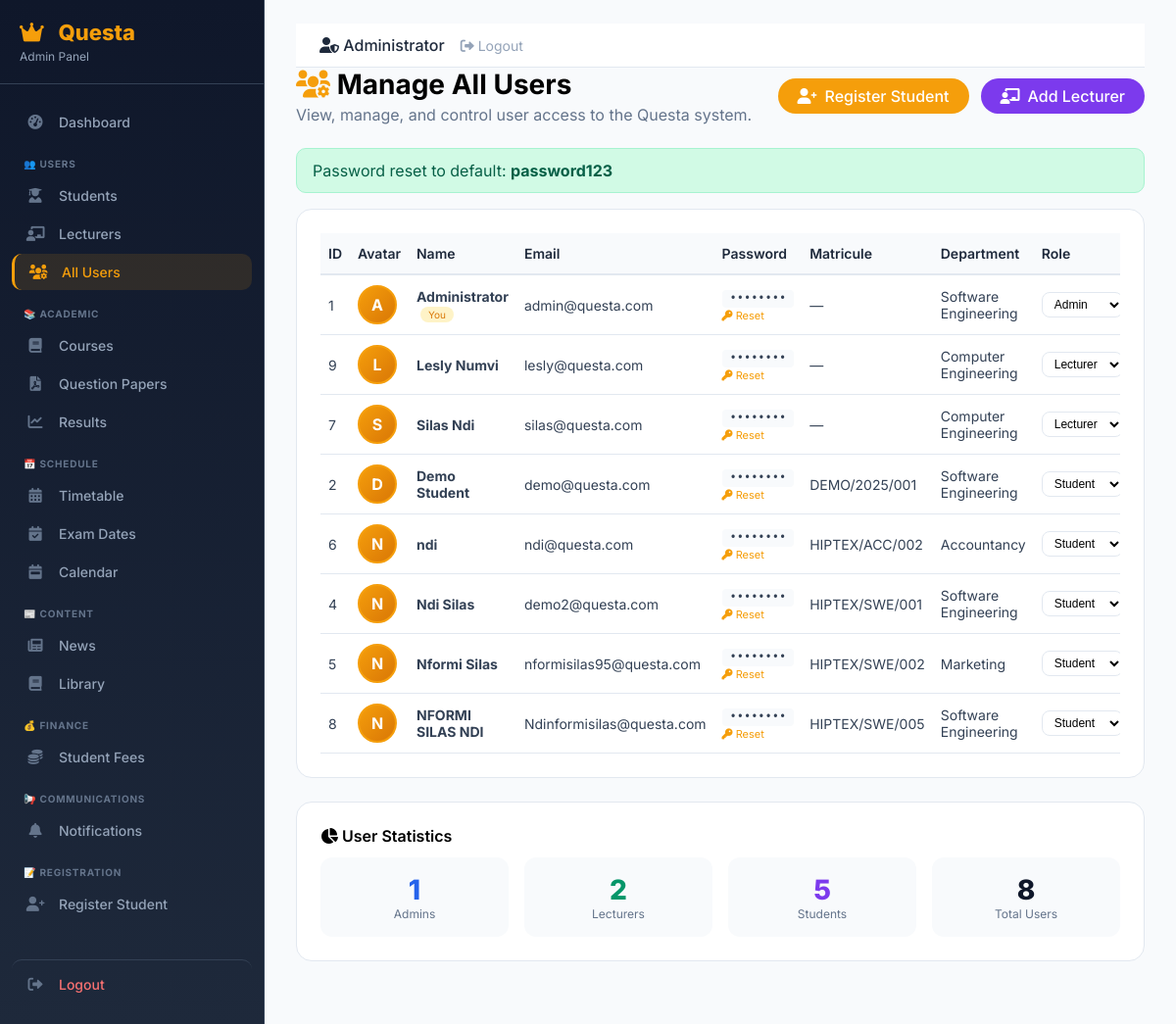
Screenshot of /admin/manage-users.php?resetpass=1 (signed in) with the database file from the repository.
### tables this page shows
CREATE TABLE `users` (
  `id` int(11) NOT NULL,
  `name` varchar(100) NOT NULL,
  `email` varchar(100) NOT NULL,
  `password` varchar(255) NOT NULL,
  `role` enum('admin','lecturer','student') DEFAULT 'student',
  `matricule` varchar(50) DEFAULT NULL,
  `department_id` int(11) DEFAULT NULL,
  `avatar` varchar(255) DEFAULT NULL,
  `created_at` datetime DEFAULT current_timestamp()
);

CREATE TABLE `departments` (
  `id` int(11) NOT NULL,
  `name` varchar(100) NOT NULL,
  `abbreviation` varchar(10) DEFAULT NULL,
  `icon` varchar(50) DEFAULT NULL
);

### admin/manage-users.php (the view, shortened to what this page needs)
<?php
require_once '../includes/config.php';
$message = '';
if (isset($_GET['resetpass']) && is_numeric($_GET['resetpass'])) {
    $message = 'Password reset to default: <strong>password123</strong>';
}
$users = $pdo->query("
    SELECT u.*, d.name as department_name
    FROM users u
    LEFT JOIN departments d ON u.department_id = d.id
    ORDER BY u.role, u.name
")->fetchAll();
include 'header.php';
?>
<div class="admin-main-content">
    <div style="display: flex; justify-content: space-between; align-items: center; flex-wrap: wrap; gap: 16px; margin-bottom: 24px;">
        <div>
            <h1 style="font-size: 28px; font-weight: 700; margin-bottom: 4px;">
                <i class="fas fa-users-cog" style="color: #f59e0b;"></i> Manage All Users
            </h1>
            <p style="color: #64748b;">View, manage, and control user access to the Questa system.</p>
        </div>
        <div style="display: flex; gap: 12px;">
            <a href="register-student.php" class="btn-primary">
                <i class="fas fa-user-plus"></i> Register Student
            </a>
            <a href="manage-lecturers.php" class="btn-primary" style="background: #7c3aed;">
                <i class="fas fa-chalkboard-user"></i> Add Lecturer
            </a>
        </div>
    </div>
    <?php if ($message): ?>
        <div class="alert alert-success"><?php echo $message; ?></div>
    <?php endif; ?>
    <div class="admin-card">
        <div style="overflow-x: auto;">
            <table class="admin-table">
                <thead>
                    <tr>
                        <th>ID</th>
                        <th>Avatar</th>
                        <th>Name</th>
                        <th>Email</th>
                        <th>Password</th>
                        <th>Matricule</th>
                        <th>Department</th>
                        <th>Role</th>
                    </tr>
                </thead>
                <tbody>
                    <?php foreach ($users as $user):
                        $avatarExists = !empty($user['avatar']) && file_exists($user['avatar']);
                        $avatarPath = $avatarExists ? $user['avatar'] : '';
                        $initials = strtoupper(substr($user['name'], 0, 1));
                    ?>
                        <tr>
                            <td><?php echo $user['id']; ?></td>
                            <td>
                                <?php if ($avatarExists): ?>
                                    <img src="<?php echo $avatarPath; ?>" alt="Avatar" style="width: 40px; height: 40px; border-radius: 50%; object-fit: cover; border: 2px solid #f59e0b;">
                                <?php else: ?>
                                    <div style="width: 40px; height: 40px; border-radius: 50%; background: linear-gradient(135deg, #f59e0b, #d97706); display: flex; align-items: center; justify-content: center; color: white; font-weight: 700; font-size: 16px; border: 2px solid #f59e0b;">
                                        <?php echo $initials; ?>
                                    </div>
                                <?php endif; ?>
                            </td>
                            <td>
                                <strong><?php echo htmlspecialchars($user['name']); ?></strong>
                                <?php if ($user['id'] == $_SESSION['user_id']): ?>
                                    <span style="background: #fef3c7; color: #d97706; padding: 2px 8px; border-radius: 12px; font-size: 10px; margin-left: 4px;">You</span>
                                <?php endif; ?>
                            </td>
                            <td><?php echo htmlspecialchars($user['email']); ?></td>
                            <td>
                                <span style="font-family: monospace; font-size: 12px; background: #f8fafc; padding: 2px 8px; border-radius: 4px;">
                                    ••••••••
                                </span>
                                <a href="?resetpass=<?php echo $user['id']; ?>" style="font-size: 11px; color: #f59e0b; text-decoration: none;" onclick="return confirm('Reset password to default (password123)?')">
                                    <i class="fas fa-key"></i> Reset
                                </a>
                            </td>
                            <td><?php echo htmlspecialchars($user['matricule'] ?? '—'); ?></td>
                            <td><?php echo htmlspecialchars($user['department_name'] ?? '—'); ?></td>
                            <td>
                                <form method="GET" action="" style="display: inline;">
                                    <select name="role" onchange="this.form.submit()" class="form-select" style="width: auto; padding: 4px 8px; font-size: 12px; border-radius: 8px;">
                                        <option value="student" <?php echo $user['role'] == 'student' ? 'selected' : ''; ?>>Student</option>
                                        <option value="lecturer" <?php echo $user['role'] == 'lecturer' ? 'selected' : ''; ?>>Lecturer</option>
                                        <option value="admin" <?php echo $user['role'] == 'admin' ? 'selected' : ''; ?>>Admin</option>
                                    </select>
                                </form>
                            </td>
                        </tr>
                    <?php endforeach; ?>
                </tbody>
            </table>
        </div>
    </div>
    <div class="admin-card">
        <h3><i class="fas fa-chart-pie"></i> User Statistics</h3>
        <div style="display: grid; grid-template-columns: repeat(auto-fit, minmax(150px, 1fr)); gap: 16px;">
            <div style="text-align: center; padding: 16px; background: #f8fafc; border-radius: 12px;">
                <span style="font-size: 28px; font-weight: 800; color: #2563eb;">
                    <?php echo count(array_filter($users, function($u) { return $u['role'] == 'admin'; })); ?>
                </span>
                <p style="font-size: 12px; color: #64748b; margin: 0;">Admins</p>
            </div>
            <div style="text-align: center; padding: 16px; background: #f8fafc; border-radius: 12px;">
                <span style="font-size: 28px; font-weight: 800; color: #059669;">
                    <?php echo count(array_filter($users, function($u) { return $u['role'] == 'lecturer'; })); ?>
                </span>
                <p style="font-size: 12px; color: #64748b; margin: 0;">Lecturers</p>
            </div>
            <div style="text-align: center; padding: 16px; background: #f8fafc; border-radius: 12px;">
                <span style="font-size: 28px; font-weight: 800; color: #7c3aed;">
                    <?php echo count(array_filter($users, function($u) { return $u['role'] == 'student'; })); ?>
                </span>
                <p style="font-size: 12px; color: #64748b; margin: 0;">Students</p>
            </div>
            <div style="text-align: center; padding: 16px; background: #f8fafc; border-radius: 12px;">
                <span style="font-size: 28px; font-weight: 800; color: #0f172a;">
                    <?php echo count($users); ?>
                </span>
                <p style="font-size: 12px; color: #64748b; margin: 0;">Total Users</p>
            </div>
        </div>
    </div>
</div>
<?php include 'footer.php'; ?>

### admin/header.php (style rules this page uses)
* { margin: 0; padding: 0; box-sizing: border-box; }
body { font-family: 'Inter', sans-serif; background: #f8fafc; min-height: 100vh; }
.admin-card { background: white; border-radius: 16px; padding: 24px; border: 1px solid #e2e8f0; margin-bottom: 24px; overflow-x: auto; }
.admin-card h3 { font-size: 16px; font-weight: 600; margin-bottom: 12px; }
.admin-table { width: 100%; border-collapse: collapse; font-size: 14px; }
.admin-table th { text-align: left; padding: 12px 8px; background: #f8fafc; font-weight: 600; color: #1e293b; border-bottom: 2px solid #e2e8f0; }
.admin-table td { padding: 10px 8px; border-bottom: 1px solid #e2e8f0; color: #334155; }
.btn-primary { background: #f59e0b; color: white; padding: 8px 20px; border: none; border-radius: 30px; font-weight: 500; cursor: pointer; text-decoration: none; display: inline-flex; align-items: center; gap: 8px; }
.form-input, .form-select { width: 100%; padding: 10px 14px; border: 1px solid #e2e8f0; border-radius: 10px; font-size: 14px; background: white; }
.alert { padding: 12px 16px; border-radius: 10px; margin-bottom: 16px; }
.alert-success { background: #d1fae5; color: #065f46; border: 1px solid #a7f3d0; }

### rows the page displays
users: id "1", name "A", name "Administrator", shows "You", email "admin@questa.com", matricule "—", department.name "Software Engineering", role "Admin"
users: id "9", name "L", name "Lesly Numvi", email "lesly@questa.com", matricule "—", department.name "Computer Engineering", role "Lecturer"
users: id "7", name "S", name "Silas Ndi", email "silas@questa.com", matricule "—", department.name "Computer Engineering", role "Lecturer"
users: id "2", name "D", name "Demo Student", email "demo@questa.com", matricule "DEMO/2025/001", department.name "Software Engineering", role "Student"
users: id "6", name "N", name "ndi", email "ndi@questa.com", matricule "HIPTEX/ACC/002", department.name "Accountancy", role "Student"
users: id "4", name "N", name "Ndi Silas", email "demo2@questa.com", matricule "HIPTEX/SWE/001", department.name "Software Engineering", role "Student"
users: id "5", name "N", name "Nformi Silas", email "nformisilas95@questa.com", matricule "HIPTEX/SWE/002", department.name "Marketing", role "Student"
users: id "8", name "N", name "NFORMI SILAS NDI", email "Ndinformisilas@questa.com", matricule "HIPTEX/SWE/005", department.name "Software Engineering", role "Student"

### other values shown
$_SESSION['user_name'] "Administrator"
count($users) "8"
